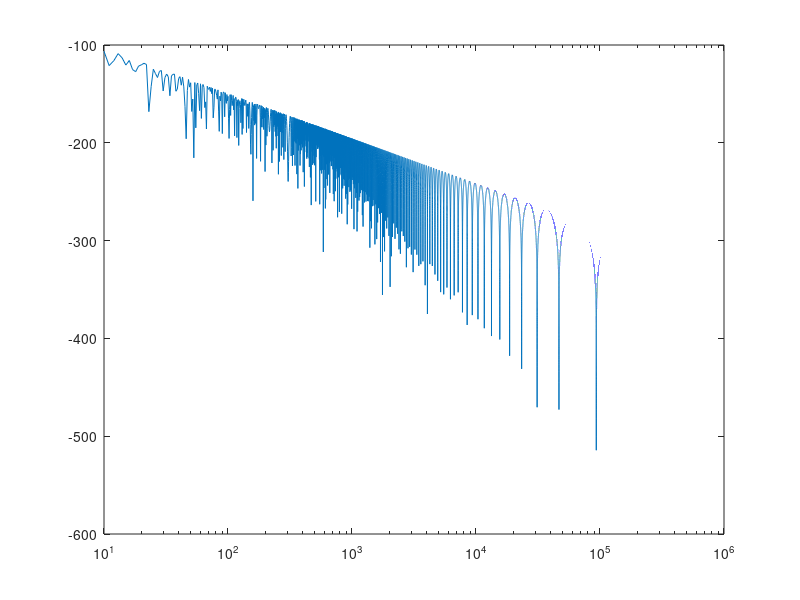

This figure's MATLAB source:
pt = 10;
f = 2e9;
ht = 70;
hr = 100;
c = 3e8;
gt = 1;

lampda = c/f;

cte1 = pt*gt/pi;
cte2 = 2*pi*ht*hr/lampda;

sdBfor = zeros(1,1e6-9);

for d = 10:1000e3
    sdBfor(d-9) = (cte1/d^2) * (sin(cte2/d))^2;
    sdBfor(d-9) = 10*log(sdBfor(d-9)/1e3);
end

d = 10:1000e3;

semilogx(d,sdBfor);